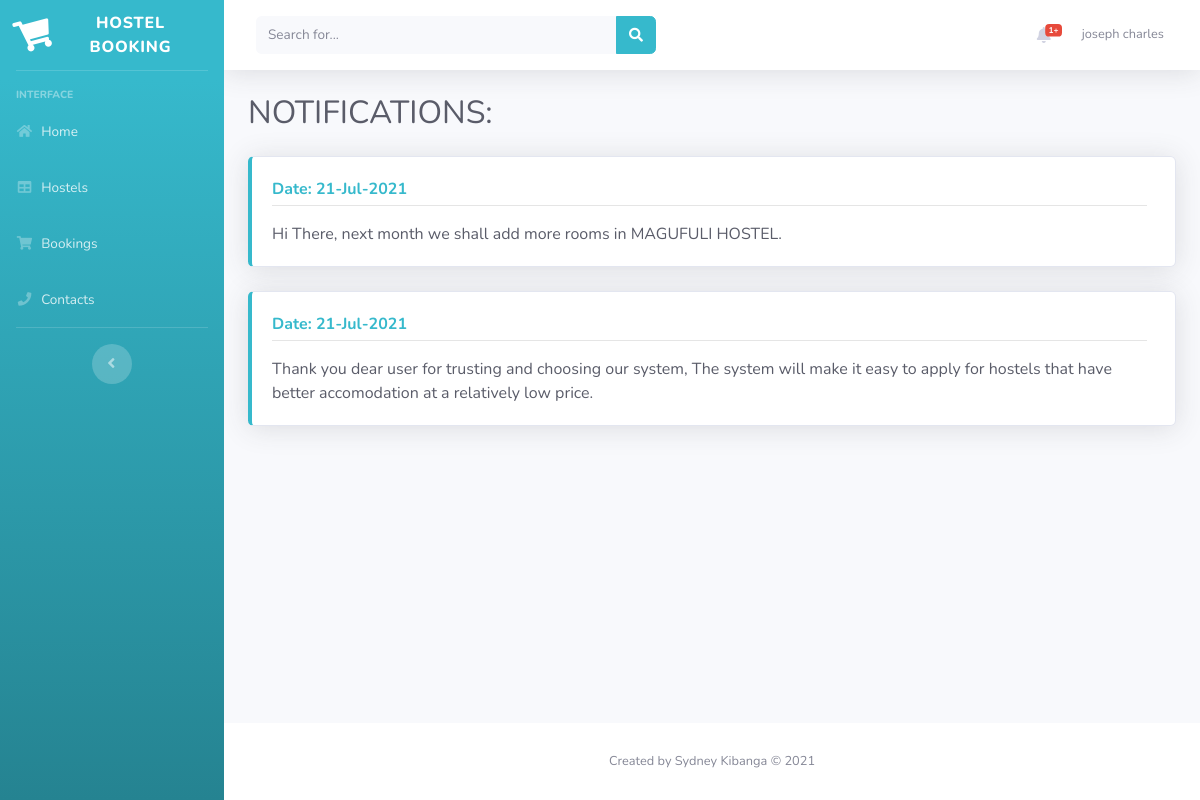
The app's page /notifications.php (signed in), older data.
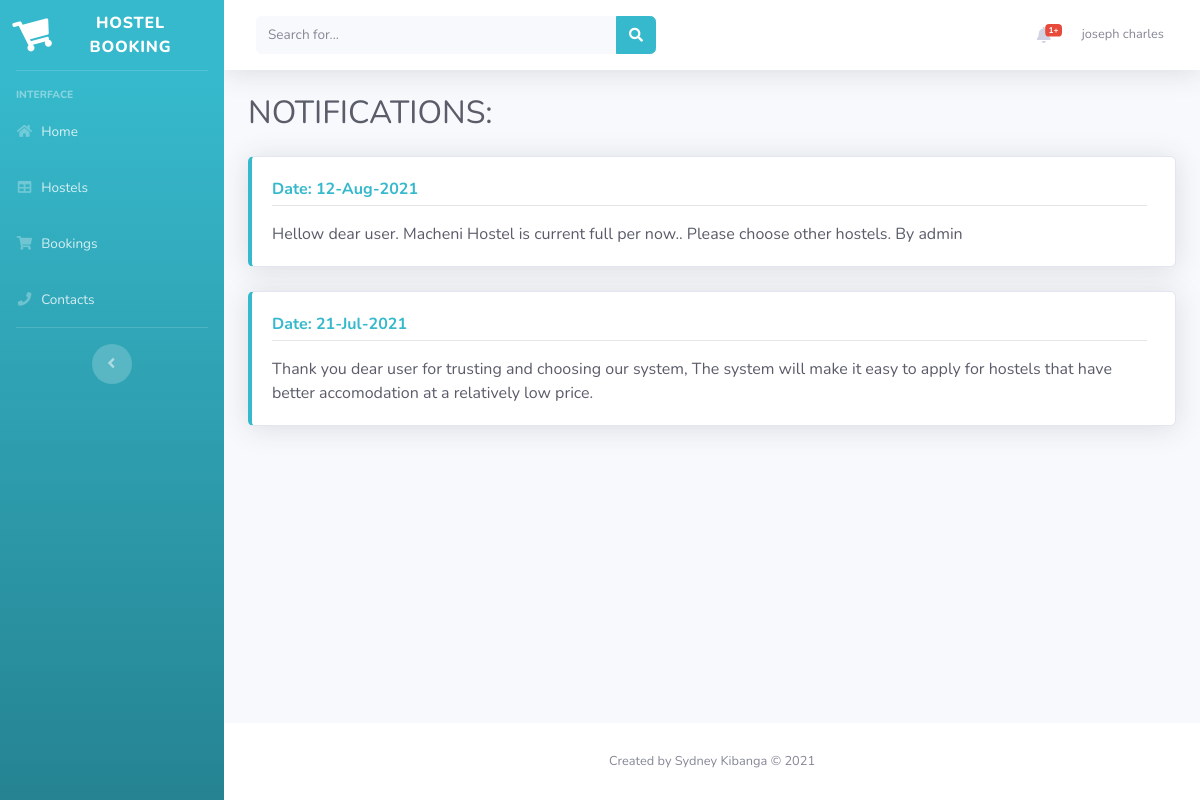
The same page, newer data.
### tables this page shows
CREATE TABLE `notification_tbl` (
  `id` int(150) NOT NULL,
  `not_date` varchar(20) NOT NULL,
  `not_desc` varchar(2000) NOT NULL
);

### notifications.php (the view, shortened to what this page needs)
<!DOCTYPE html>
<html lang="en">
<head>
  <link href="vendor/fontawesome-free/css/all.min.css" rel="stylesheet" type="text/css">
  <link href="css/sb-admin-2.min.css" rel="stylesheet">
</head>
<body id="page-top">
  <div id="wrapper">
   <?php include("include_user/side_bar.php"); ?>
    <div id="content-wrapper" class="d-flex flex-column">
      <div id="content">
       <?php include("include_user/top_bar.php"); ?>
        <div class="container-fluid">
          <h1 class="h2 mb-4 text-gray-800">NOTIFICATIONS:</h1>
           <?php
      $output='';
      if(isset($_SESSION['student_reg_no'])){
      $q= "SELECT*FROM notification_tbl ORDER BY id DESC";
      $run_query = mysqli_query($con,$q) or die(mysqli_error($con));
      if(mysqli_num_rows($run_query) > 0){
      while($row = mysqli_fetch_array($run_query)){
      $output .='
             <div class="mb-4">
              <div class="card border-left-info shadow h-100 py-6">
                <div class="card-body">
                  <div class="row no-gutters align-items-center">
                    <div class="col mr-2">
                      <div class="text-ms font-weight-bold text-info mb-0">Date: '.$row['not_date'].'</div>
                      <hr class="mt-1">
                      <div class="text-gray-800">'.$row['not_desc'].'</div>
                    </div>
                  </div>
                </div>
              </div>
            </div>';
 }
 echo $output;
}
}
 ?>
        </div>
      </div>
      <footer class="sticky-footer bg-white">
        <div class="container my-auto">
          <div class="copyright text-center my-auto">
            <span>Created by Sydney Kibanga &copy; 2021</span>
          </div>
        </div>
      </footer>
    </div>
  </div>
</body>
</html>

### include_user/side_bar.php
<ul class="navbar-nav bg-gradient-info sidebar sidebar-dark accordion" id="accordionSidebar">
     <a class="sidebar-brand d-flex align-items-center justify-content-center" href="home.php">
       <div class="sidebar-brand-icon rotate-n-15">
         <i class="fas fa-shopping-cart"></i>
       </div>
       <div class="sidebar-brand-text mx-3">Hostel Booking</div>
     </a>
     <hr class="sidebar-divider my-0">
     <div class="sidebar-heading mt-3">
       Interface
     </div>
     <li class="nav-item">
       <a class="nav-link" href="home.php">
         <i class="fas fa-fw fa-home"></i>
         <span>Home</span></a>
     </li>
     <li class="nav-item">
       <a class="nav-link" href="hostel_list.php">
         <i class="fas fa-fw fa-table"></i>
         <span>Hostels</span></a>
     </li>
     <li class="nav-item">
       <a class="nav-link" href="booking_list.php">
         <i class="fas fa-fw fa-shopping-cart"></i>
         <span>Bookings</span></a>
     </li>
     <li class="nav-item">
       <a class="nav-link" href="contacts.php">
         <i class="fas fa-fw fa-phone"></i>
         <span>Contacts</span></a>
     </li>
     <hr class="sidebar-divider d-none d-md-block">
     <div class="text-center d-none d-md-inline">
       <button class="rounded-circle border-0" id="sidebarToggle"></button>
     </div>
   </ul>

### include_user/top_bar.php (shortened to what this page needs)
<nav class="navbar navbar-expand navbar-light bg-white topbar mb-4 static-top shadow">
         <form class="d-none d-sm-inline-block form-inline mr-auto ml-md-3 my-2 my-md-0 mw-100 navbar-search">
           <div class="input-group">
             <input type="text" class="form-control bg-light border-0 small" placeholder="Search for..." aria-label="Search" aria-describedby="basic-addon2">
             <div class="input-group-append">
               <button class="btn btn-info" type="button">
                 <i class="fas fa-search fa-sm"></i>
               </button>
             </div>
           </div>
         </form>
         <ul class="navbar-nav ml-auto">
           <li class="nav-item dropdown no-arrow mx-1">
             <a class="nav-link dropdown-toggle" href="#" id="alertsDropdown" role="button" data-toggle="dropdown" aria-haspopup="true" aria-expanded="false">
               <i class="fas fa-bell fa-fw"></i>
               <span class="badge badge-danger badge-counter">1+</span>
             </a>
           </li>
           <li class="nav-item dropdown no-arrow">
             <a class="nav-link dropdown-toggle" href="#" id="userDropdown" role="button" data-toggle="dropdown" aria-haspopup="true" aria-expanded="false">
               <span class="mr-2 d-lg-inline text-gray-600 small"><?php echo $_SESSION['student_name'] ?></span>
             </a>
           </li>
         </ul>
       </nav>

Row changes from the older to the newer data that the page shows:
removed notification_tbl: not_date "21-Jul-2021", not_desc "Hi There, next month we shall add more rooms in MAGUFULI HOSTEL."
added notification_tbl: not_date "12-Aug-2021", not_desc "Hellow dear user. Macheni Hostel is current full per now.. Please choose other hostels. By admin"
